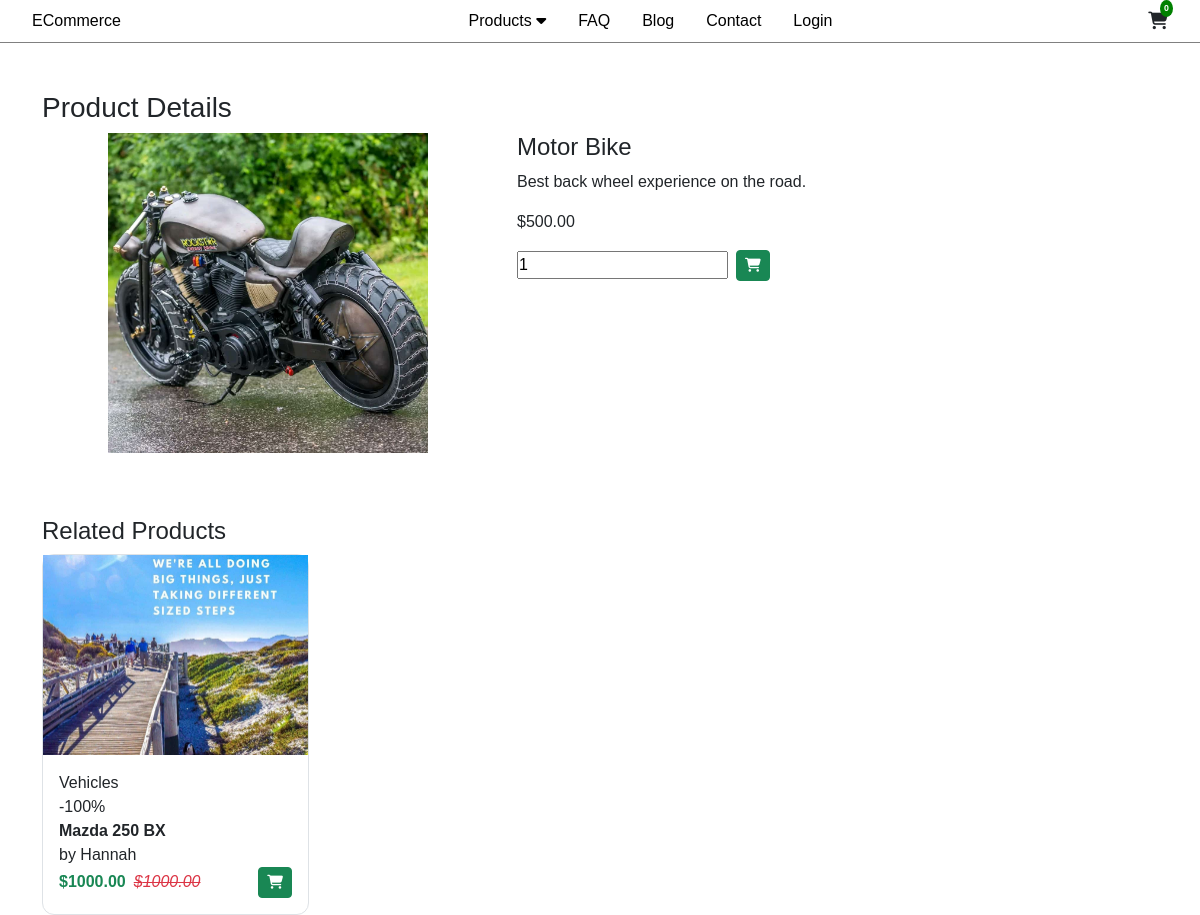
Page /product/c13d1e4f3f on the earlier database version.
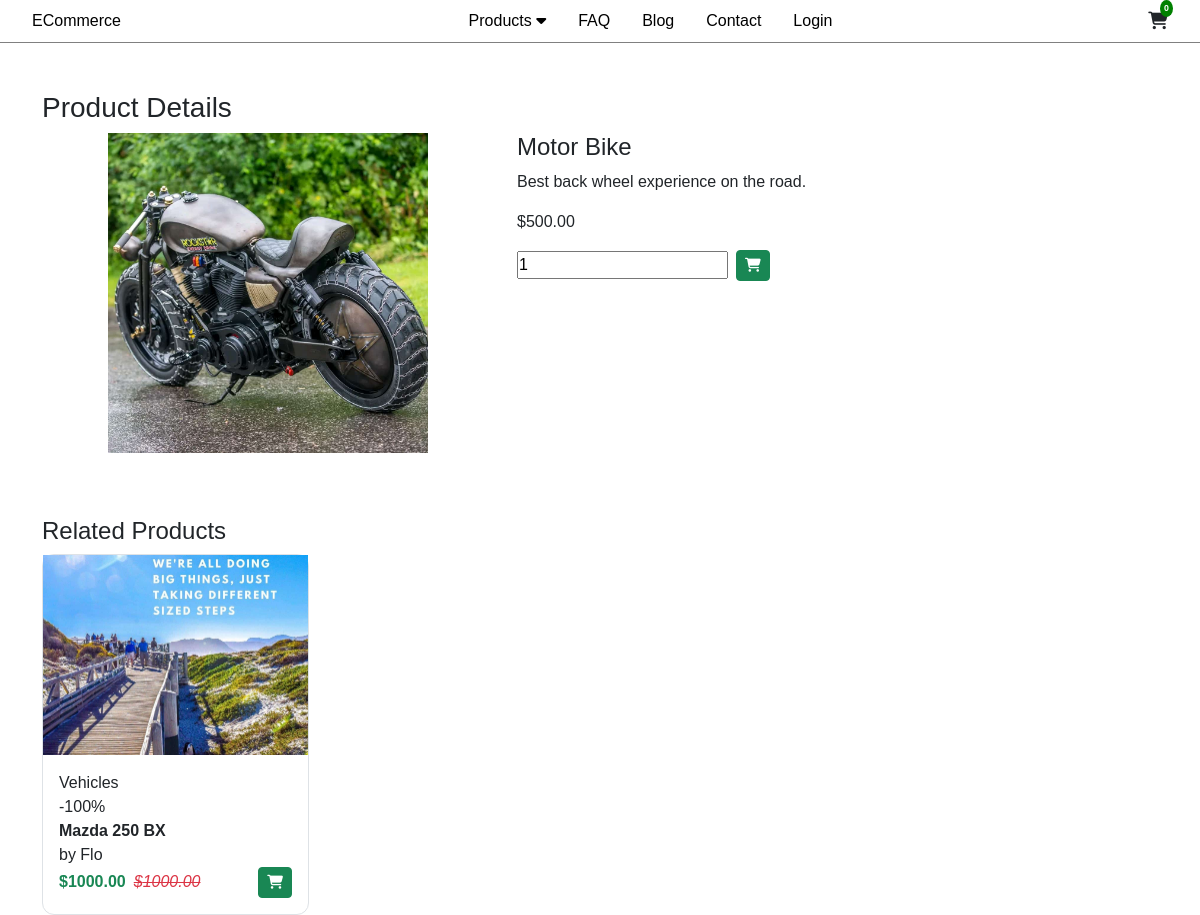
Same page on the later database version.
### core/models.py (models this page shows, shortened)
class Product(models.Model):
    pid = ShortUUIDField(unique=True, length=10, max_length=20, alphabet="abcdefg12345")
    user = models.ForeignKey(User, on_delete=models.SET_NULL, null=True)
    vendor = models.ForeignKey(Vendor, on_delete=models.SET_NULL, null=True, related_name="category")
    category = models.ForeignKey(Category, on_delete=models.SET_NULL, null=True)
    title = models.CharField(max_length=100, default="Fresh Pear")
    image = models.ImageField(upload_to=user_directory_path, default="product.jpg")
    description = RichTextUploadingField(null=True, blank=True, default="This is the product")
    price = models.DecimalField(max_digits=999999999999, decimal_places=2, default="1.99")
    old_price = models.DecimalField(max_digits=999999999999, decimal_places=2, default="2.99")
    specifications = models.TextField(null=True, blank=True)
    product_status = models.CharField(choices=STATUS, max_length=10, default="in_review")
    status = models.BooleanField(default=True)
    in_stock = models.BooleanField(default=True)
    featured = models.BooleanField(default=False)
    digital = models.BooleanField(default=False)
    sku = ShortUUIDField(unique=True, length=4, max_length=10, prefix="sku", alphabet="1234567890")
    date = models.DateTimeField(auto_now_add=True)
    updated = models.DateTimeField(null=True, blank=True)
    class Meta:
        verbose_name_plural = "Products"
    def get_percentage(self):
        new_price = (self.price / self.old_price) * 100
        return new_price

class Vendor(models.Model):
    vid = ShortUUIDField(unique=True, length=10, max_length=20, prefix="ven", alphabet="abcdefg12345")
    title = models.CharField(max_length=100, default="Nestify")
    image = models.ImageField(upload_to=user_directory_path, default="vendor.jpg")
    description = RichTextUploadingField(null=True, blank=True, default="Amazing vendor")
    address = models.CharField(max_length=100, default="123 Main Street.")
    contact = models.CharField(max_length=100, default="+254 754 255")
    chat_resp_time = models.CharField(max_length=100, default="100")
    shipping_on_time = models.CharField(max_length=100, default="100")
    authentic_rating = models.CharField(max_length=100, default="100")
    days_return = models.CharField(max_length=100, default="100")
    warranty_period = models.CharField(max_length=100, default="100")
    user = models.ForeignKey(User, on_delete=models.SET_NULL, null=True)
    class Meta:
        verbose_name_plural = "Vendors"

class Category(models.Model):
    cid = ShortUUIDField(unique=True, length=10, max_length=20, prefix="cat", alphabet="abcdefg12345")
    title = models.CharField(max_length=100, default="Food")
    image = models.ImageField(upload_to="category", default="category.jpg")
    class Meta:
        verbose_name_plural = "Categories"
    def __str__(self):
        return self.title

### core/views.py (the view)
# urls.py: path('product/<pid>', views.product_detail_view, name="product_detail"),
def product_detail_view(request, pid):
    product = Product.objects.get(pid=pid)
    product_images = product.product_images.all()
    related_products = Product.objects.filter(category=product.category).exclude(pid=pid)[:4]
    context = {
        "product" : product,
        "product_images" : product_images,
        "related_products" : related_products,
    }
    return render(request, "core/product_detail.html", context)

### core/context_processor.py (called while the page is built)
def default(request):
    categories = Category.objects.all()
    try:
        address = Address.objects.get(user=request.user)
    except:
        address = None
    return {
        "categories" : categories,
        "address" : address,
    }

### templates/core/product_detail.html (shortened to what this page needs)
{% extends 'partials/base.html' %}
{% block body_content %}
<section class="Products">
  {% include 'partials/navbar.html' %}
  <main>
    <section class="ProductDetails pt-5">
        <div class="container">
            <h3>Product Details</h3>
            <div class="row">
                <div class="col col-lg-5">
                    <div class="image text-center">
                        <img src="{{ product.image.url }}" height="320" />
                    </div>
                    <div class="images_slider d-flex p-2">
                    </div>
                </div>
                <div class="col col-lg-7">
                    <h4>{{ product.title }}</h4>
                    <p>{{ product.description|truncatechars:100|safe }}</p>
                    <p>$<span id="current_product_price">{{ product.price }}</span></p>
                    <div class="d-flex align-items-center">
                        <input type="number" name="product_quantity" id="product_quantity" value="1" />
                        <button type="submit" class="btn btn-sm btn-success ms-2" id="add_to_cart_btn"><i class="fa-solid fa-cart-shopping"></i></button>
                    </div>
                </div>
            </div>
            {% if related_products %}
                <h4 class="mt-5">Related Products</h4>
            {% endif %}
            <div class="products_wrapper">
                {% for related in related_products %}
                <div class="product border">
                    <div class="image text-center">
                        <a href="{% url 'core:product_detail' related.pid %}">
                            <img src="{{ related.image.url }}" height="200" />
                        </a>
                    </div>
                    <div class="text p-3">
                        <p class="m-0">{{ related.category }}</p>
                        <p class="m-0">-{{ related.get_percentage|floatformat:0 }}%</p>
                        <p class="m-0"><b><a class="text-dark" href="{% url 'core:product_detail' related.pid %}">{{ related.title }}</a></b></p>
                        <p class="m-0">by {{ related.vendor.title }}</p>
                        <div class="footer d-flex justify-content-between align-items-center">
                            <div class="d-flex">
                                <span class="text-success me-2"><b>${{ related.price }}</b></span>
                                <span class="text-danger"><i><s>${{ related.old_price }}</s></i></span>
                            </div>
                            <div>
                                <span class="btn btn-sm btn-success"><i class="fa-solid fa-cart-shopping"></i></span>
                            </div>
                        </div>
                    </div>
                </div>
                {% endfor %}
            </div>
        </div>
    </section>
  </main>
</section>
{% endblock body_content %}

Differences in the rows shown:
changed through a linked row, Product "Mazda 250 BX": vendor "Hannah" → "Flo"
